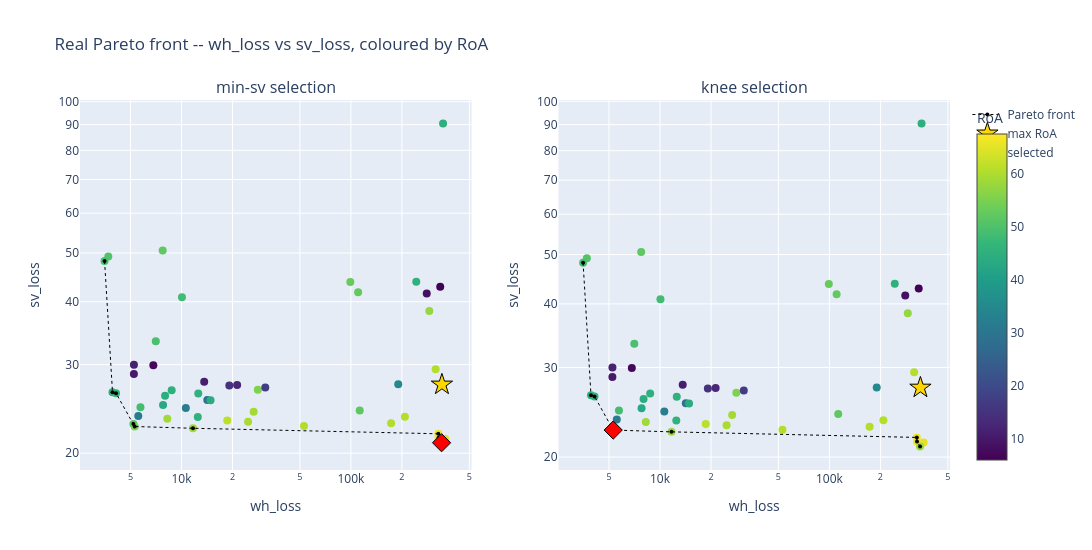

Write notebook code for a chart like this one.
### Markdown cell above
### Pareto front -- wh_loss vs sv_loss, coloured by RoA

### Code cell
fig = plot_pareto_scatter_grid(
    {'min-sv selection': study, 'knee selection': study},
    {'min-sv selection': pareto_front, 'knee selection': pareto_front},
    {'min-sv selection': selected['min_sv_loss'], 'knee selection': selected['knee']},
)
fig.show()

### Figure 1 — Plotly figure (JSON) as saved in the notebook; plotly's stock layout.template omitted (floating-point values rounded to 4 significant figures)
{"data": [{"marker": {"color": [11.66, 52.96, 14.55, 45.14, 57.47, 44.83, 49.47, 45.43, 31.94, 55.37, 52.41, 5.918, 50.55, 51.98, 12.52, 7.107, 60.36, 8.61, 29.09, 10.09, 10.8, 59.14, 16.85, 58.63, 49.38, 66.12, 60.35, 67.5, 48.4, 61.3, 44.93, 48.87, 65.0, 44.17, 59.5, 34.7, 51.88, 60.69, 51.07, 45.68, 66.11, 31.67, 42.83, 46.27, 58.47, 44.71, 58.18, 43.86, 55.03, 60.62], "colorbar": {"title": {"text": "RoA"}}, "colorscale": [[0, "#440154"], [0.1111, "#482878"], [0.2222, "#3e4989"], [0.3333, "#31688e"], [0.4444, "#26828e"], [0.5556, "#1f9e89"], [0.6667, "#35b779"], [0.7778, "#6ece58"], [0.8889, "#b5de2b"], [1, "#fde725"]], "showscale": true, "size": 8}, "mode": "markers", "name": "trials", "showlegend": false, "text": [0.0, 1.0, 2.0, 3.0, 4.0, 5.0, 6.0, 7.0, 8.0, 9.0, 10.0, 11.0, 12.0, 13.0, 14.0, 15.0, 16.0, 17.0, 18.0, 19.0, 20.0, 21.0, 22.0, 23.0, 24.0, 25.0, 26.0, 27.0, 28.0, 29.0, 30.0, 31.0, 32.0, 33.0, 34.0, 35.0, 36.0, 37.0, 38.0, 39.0, 40.0, 41.0, 42.0, 43.0, 44.0, 45.0, 46.0, 47.0, 48.0, 49.0], "type": "scatter", "x": [5239.0, 99160.0, 19160.0, 243000.0, 290100.0, 8748.0, 7050.0, 12560.0, 10600.0, 28210.0, 110300.0, 336500.0, 3699.0, 7743.0, 21300.0, 6818.0, 52840.0, 280200.0, 14200.0, 5236.0, 13610.0, 26660.0, 31230.0, 8244.0, 3515.0, 327900.0, 172600.0, 344400.0, 10060.0, 18620.0, 3914.0, 5724.0, 359900.0, 7998.0, 24710.0, 190200.0, 112700.0, 208200.0, 5201.0, 12480.0, 328900.0, 5559.0, 7783.0, 4107.0, 11690.0, 349800.0, 342700.0, 14840.0, 5293.0, 316200.0], "xaxis": "x", "y": [29.98, 43.77, 27.26, 43.82, 38.34, 26.67, 33.39, 26.27, 24.58, 26.75, 41.77, 42.87, 49.19, 50.58, 27.33, 29.92, 22.64, 41.54, 25.52, 28.73, 27.74, 24.19, 27.02, 23.43, 48.2, 21.86, 22.93, 27.38, 40.83, 23.23, 26.45, 24.69, 21.36, 26.01, 23.1, 27.41, 24.3, 23.62, 22.87, 23.6, 21.46, 23.71, 24.94, 26.32, 22.42, 90.46, 20.98, 25.48, 22.6, 29.36], "yaxis": "y"}, {"line": {"color": "black", "dash": "dot", "width": 1}, "marker": {"color": "black", "size": 4}, "mode": "lines+markers", "name": "Pareto front", "showlegend": true, "type": "scatter", "x": [3515.0, 3914.0, 4107.0, 5201.0, 5293.0, 11690.0, 327900.0, 328900.0, 342700.0], "xaxis": "x", "y": [48.2, 26.45, 26.32, 22.87, 22.6, 22.42, 21.86, 21.46, 20.98], "yaxis": "y"}, {"marker": {"color": "gold", "line": {"color": "black", "width": 1}, "size": 16, "symbol": "star"}, "mode": "markers", "name": "max RoA", "showlegend": true, "type": "scatter", "x": [344400.0], "xaxis": "x", "y": [27.38], "yaxis": "y"}, {"marker": {"color": "red", "line": {"color": "black", "width": 1}, "size": 14, "symbol": "diamond"}, "mode": "markers", "name": "selected", "showlegend": true, "type": "scatter", "x": [342700.0], "xaxis": "x", "y": [20.98], "yaxis": "y"}, {"marker": {"color": [11.66, 52.96, 14.55, 45.14, 57.47, 44.83, 49.47, 45.43, 31.94, 55.37, 52.41, 5.918, 50.55, 51.98, 12.52, 7.107, 60.36, 8.61, 29.09, 10.09, 10.8, 59.14, 16.85, 58.63, 49.38, 66.12, 60.35, 67.5, 48.4, 61.3, 44.93, 48.87, 65.0, 44.17, 59.5, 34.7, 51.88, 60.69, 51.07, 45.68, 66.11, 31.67, 42.83, 46.27, 58.47, 44.71, 58.18, 43.86, 55.03, 60.62], "colorscale": [[0, "#440154"], [0.1111, "#482878"], [0.2222, "#3e4989"], [0.3333, "#31688e"], [0.4444, "#26828e"], [0.5556, "#1f9e89"], [0.6667, "#35b779"], [0.7778, "#6ece58"], [0.8889, "#b5de2b"], [1, "#fde725"]], "showscale": false, "size": 8}, "mode": "markers", "name": "trials", "showlegend": false, "text": [0.0, 1.0, 2.0, 3.0, 4.0, 5.0, 6.0, 7.0, 8.0, 9.0, 10.0, 11.0, 12.0, 13.0, 14.0, 15.0, 16.0, 17.0, 18.0, 19.0, 20.0, 21.0, 22.0, 23.0, 24.0, 25.0, 26.0, 27.0, 28.0, 29.0, 30.0, 31.0, 32.0, 33.0, 34.0, 35.0, 36.0, 37.0, 38.0, 39.0, 40.0, 41.0, 42.0, 43.0, 44.0, 45.0, 46.0, 47.0, 48.0, 49.0], "type": "scatter", "x": [5239.0, 99160.0, 19160.0, 243000.0, 290100.0, 8748.0, 7050.0, 12560.0, 10600.0, 28210.0, 110300.0, 336500.0, 3699.0, 7743.0, 21300.0, 6818.0, 52840.0, 280200.0, 14200.0, 5236.0, 13610.0, 26660.0, 31230.0, 8244.0, 3515.0, 327900.0, 172600.0, 344400.0, 10060.0, 18620.0, 3914.0, 5724.0, 359900.0, 7998.0, 24710.0, 190200.0, 112700.0, 208200.0, 5201.0, 12480.0, 328900.0, 5559.0, 7783.0, 4107.0, 11690.0, 349800.0, 342700.0, 14840.0, 5293.0, 316200.0], "xaxis": "x2", "y": [29.98, 43.77, 27.26, 43.82, 38.34, 26.67, 33.39, 26.27, 24.58, 26.75, 41.77, 42.87, 49.19, 50.58, 27.33, 29.92, 22.64, 41.54, 25.52, 28.73, 27.74, 24.19, 27.02, 23.43, 48.2, 21.86, 22.93, 27.38, 40.83, 23.23, 26.45, 24.69, 21.36, 26.01, 23.1, 27.41, 24.3, 23.62, 22.87, 23.6, 21.46, 23.71, 24.94, 26.32, 22.42, 90.46, 20.98, 25.48, 22.6, 29.36], "yaxis": "y2"}, {"line": {"color": "black", "dash": "dot", "width": 1}, "marker": {"color": "black", "size": 4}, "mode": "lines+markers", "name": "Pareto front", "showlegend": false, "type": "scatter", "x": [3515.0, 3914.0, 4107.0, 5201.0, 5293.0, 11690.0, 327900.0, 328900.0, 342700.0], "xaxis": "x2", "y": [48.2, 26.45, 26.32, 22.87, 22.6, 22.42, 21.86, 21.46, 20.98], "yaxis": "y2"}, {"marker": {"color": "gold", "line": {"color": "black", "width": 1}, "size": 16, "symbol": "star"}, "mode": "markers", "name": "max RoA", "showlegend": false, "type": "scatter", "x": [344400.0], "xaxis": "x2", "y": [27.38], "yaxis": "y2"}, {"marker": {"color": "red", "line": {"color": "black", "width": 1}, "size": 14, "symbol": "diamond"}, "mode": "markers", "name": "selected", "showlegend": false, "type": "scatter", "x": [5293.0], "xaxis": "x2", "y": [22.6], "yaxis": "y2"}], "layout": {"annotations": [{"font": {"size": 16}, "showarrow": false, "text": "min-sv selection", "x": 0.225, "xanchor": "center", "xref": "paper", "y": 1, "yanchor": "bottom", "yref": "paper"}, {"font": {"size": 16}, "showarrow": false, "text": "knee selection", "x": 0.775, "xanchor": "center", "xref": "paper", "y": 1, "yanchor": "bottom", "yref": "paper"}], "height": 550, "title": {"text": "Real Pareto front -- wh_loss vs sv_loss, coloured by RoA"}, "width": 1300, "xaxis": {"anchor": "y", "domain": [0, 0.45], "title": {"text": "wh_loss"}, "type": "log"}, "xaxis2": {"anchor": "y2", "domain": [0.55, 1], "title": {"text": "wh_loss"}, "type": "log"}, "yaxis": {"anchor": "x", "domain": [0, 1], "title": {"text": "sv_loss"}, "type": "log"}, "yaxis2": {"anchor": "x2", "domain": [0, 1], "title": {"text": "sv_loss"}, "type": "log"}}}
